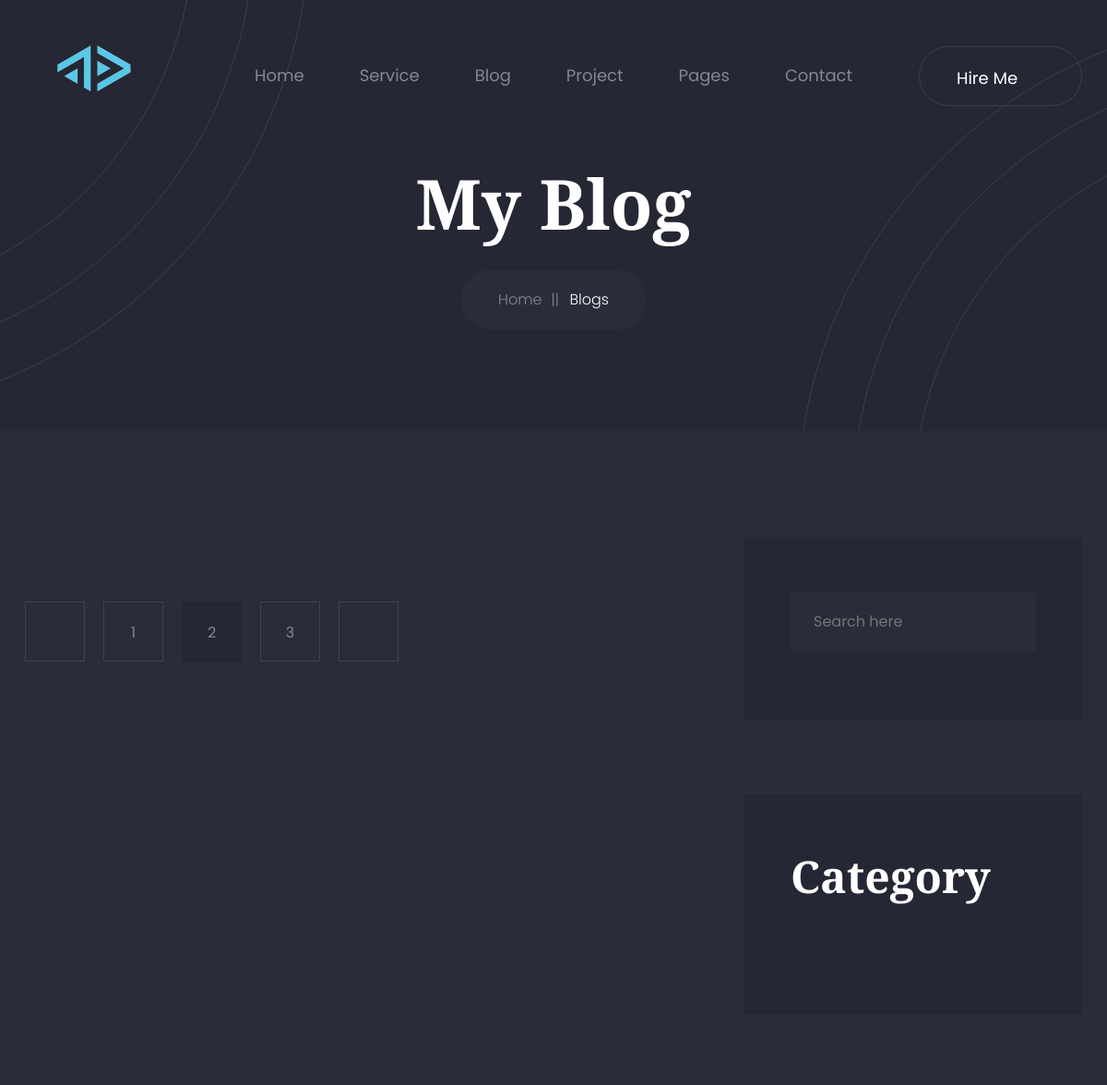
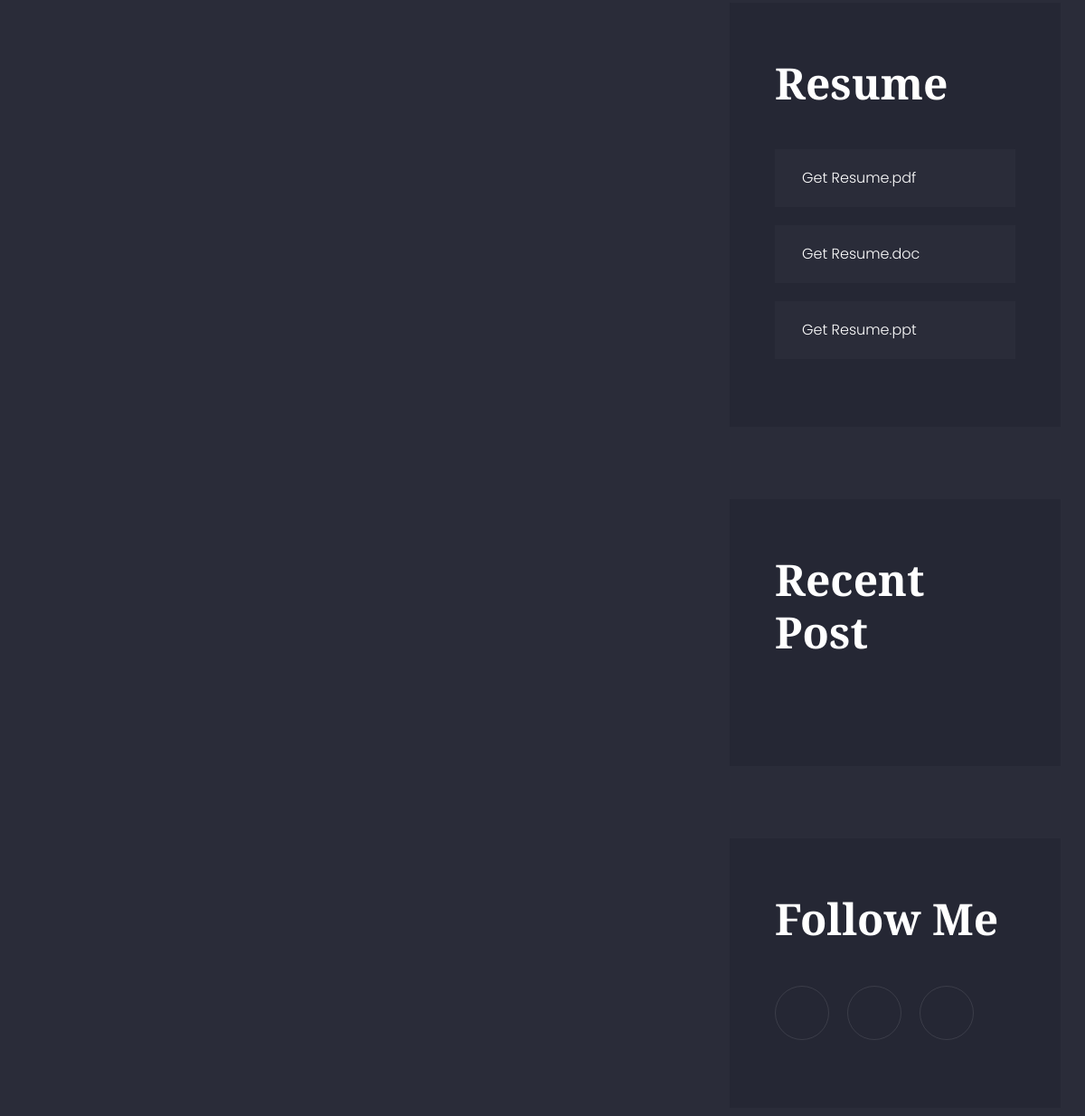
The app's page /blog (upper part), older data (2 pictures, top to bottom).
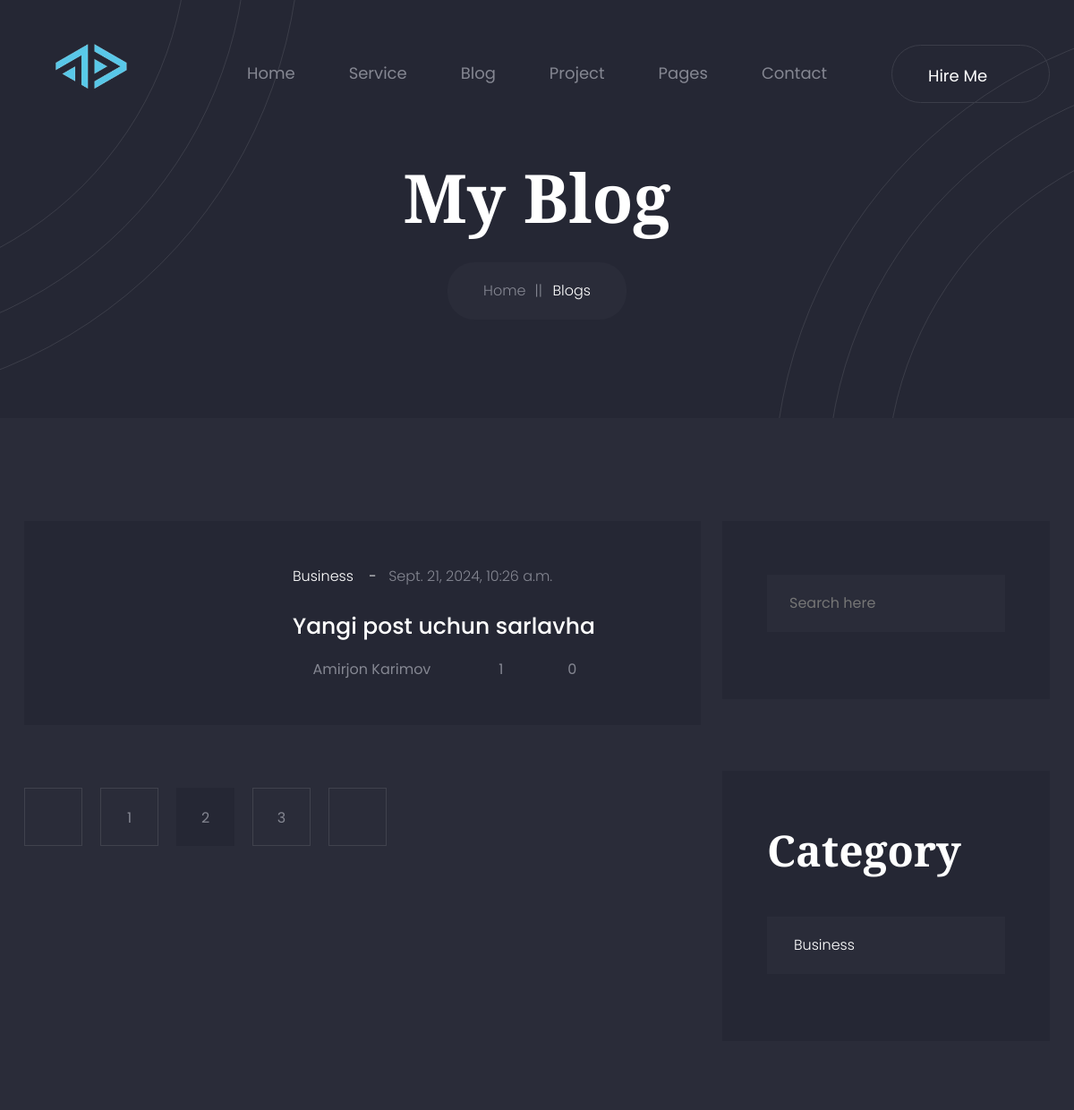
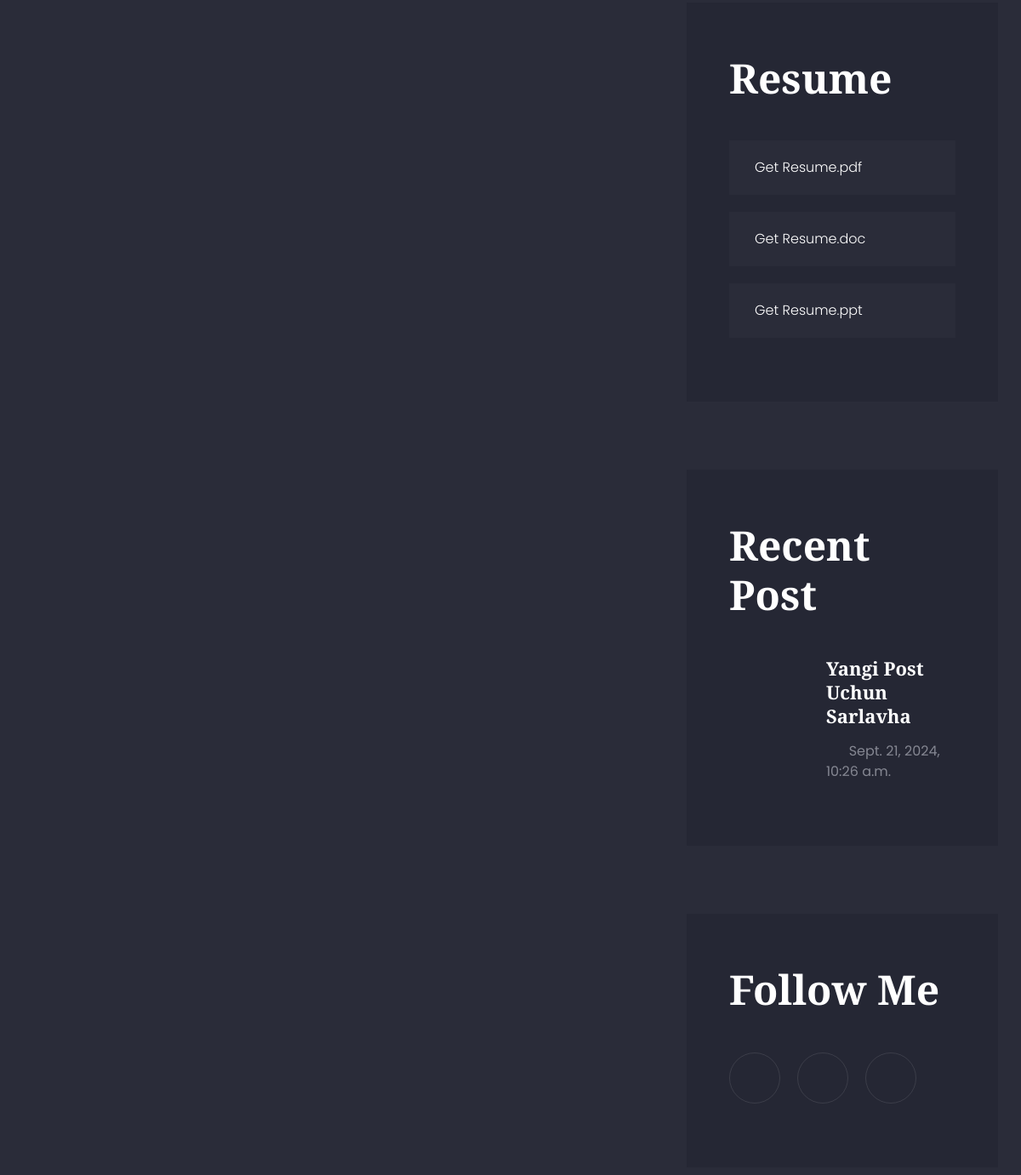
The same page, newer data (2 pictures, top to bottom).
### portfolio/models.py (models this page shows, shortened)
class Category(models.Model):
    name = models.CharField(verbose_name="Category name",max_length=250)
    slug = models.SlugField(max_length=250, unique=True)
    def __str__(self):
        return str(self.name)

class Post(models.Model):
    title = models.CharField(verbose_name="Post title", max_length=550)
    author = models.CharField(verbose_name="Post author", default="Admin", max_length=100)
    image = models.ImageField(upload_to='blog_images/')
    category = models.ForeignKey(Category, on_delete=models.PROTECT, related_name='posts')
    publish_date = models.DateTimeField(verbose_name="Published time", auto_now_add=True)
    published = models.BooleanField(default=True)
    on_top = models.BooleanField(default=False)

### portfolio/views.py (the view)
# urls.py: path('blog',rightblogview,name='blog'),
def rightblogview(request):
    user_id = assign_user_id(request)
    categories = Category.objects.all().order_by('?')[:4]
    posts = Post.objects.all()
    related_posts = Post.objects.all()
    return render(request,'blog-list-sidebar-right.html',context=
    {'posts': posts,
     'user_id': user_id,
     "categories":categories,
     "related_posts":related_posts
     }
     )

### portfolio/views.py (called while the page is built)
def assign_user_id(request):
    if not request.session.get('user_id'):
        request.session['user_id'] = str(uuid.uuid4())
    return request.session['user_id']

### templates/blog-list-sidebar-right.html (shortened to what the changed rows need)
{%extends 'base.html'%}
{%load static%}
    {%block content%}
    <main class="main-wrapper">
        <div class="breadcrumb-section section-bg overflow-hidden pos-relative">
            <div class="breadcrumb-box">
                <div class="container">
                    <div class="row">
                        <div class="col-12">
                            <div class="breadcrumb-content">
                                <h2 class="title">My Blog</h2>
                            </div>
                        </div>
                    </div>
                </div>
            </div>
        </div>
        <div class="blog-list-section section-mt-165">
            <div class="blog-list-box">
                <div class="container">
                    <div class="row flex-lg-row-reverse flex-column-reverse">
                        <div class="col-xl-4 col-lg-5">
                          <div class="sidebar-widget-area">
                            <div class="sidebar-widget-single-area catagory-widgets">
                                <ul class="widget-nav-list catagory-item-list">
                                    {%for cat in categories%}
                                    <li><a href="{% url 'category_list' category_slug=cat.slug %}"><span class="text">{{cat.name}}</span><span class="icon"><i class="icofont-double-right"></i></span></a></li>
                                    {%endfor%}
                                </ul>
                            </div>
                            <div class="sidebar-widget-single-area recentpost-widget">
                                <ul class="recent-blog-item-list">
                                    {%for posts in related_posts%}
                                    <li>
                                        <a href="blog-details-sidebar-left.html" class="image">
                                        </a>
                                        <div class="content">
                                            <h4 class="title"><a href="blog-details-sidebar-left.html">{{posts.title | title}}</a></h4>
                                            <div class="post-meta">
                                                <a href="#" class="date icon-space-right"><i class="icofont-calendar"></i> {{posts.publish_date}}</a>
                                            </div>
                                        </div>
                                    </li>
                                    {%endfor%}
                                </ul>
                            </div>
                          </div>
                        </div>
                        <div class="col-xl-8 col-lg-7">
                            <div class="blog-list">
                                 {%for post in posts%}
                                <div class="blog-list-single-item">
                                    <a href="blog-details-sidebar-left.html" class="image">
                                    </a>
                                    <div class="content">
                                        <div class="post-meta-1">
                                            <a href="#" class="catagory">{{post.category}}</a>
                                            <a href="#" class="date">{{post.publish_date}}</a>
                                        </div>
                                        <h4 class="title"><a href="#">{{post.title}}</a></h4>
                                        <div class="post-meta-2">
                                            <a href="#" class="icon-space-right"><i class="icofont-ui-user"></i>{{post.author | title}}</a>
                                            <a href="{% url 'like_post' request.session.user_id post.pk %}" class="icon-space-right">
                                                <i class="icofont-heart"></i> {{ post.likes.all.count }}
                                            </a>
                                            <a href="#" class="icon-space-right"><i class="icofont-speech-comments"></i>{{post.comments.all.count}}</a>
                                        </div>
                                    </div>
                                </div>
                                {%endfor%}
                            </div>
                        </div>
                    </div>
                </div>
            </div>
        </div>
        <br><br><br>
    </main>
    {%endblock content%}

Row changes from the older to the newer data that the page shows:
added Category: name "Business"
added Post: title "Yangi Post Uchun Sarlavha", publish_date "Sept. 21, 2024, 10:26 a.m.", category "Business", title "Yangi post uchun sarlavha", author "Amirjon Karimov", likes.all.count "1", comments.all.count "0"
